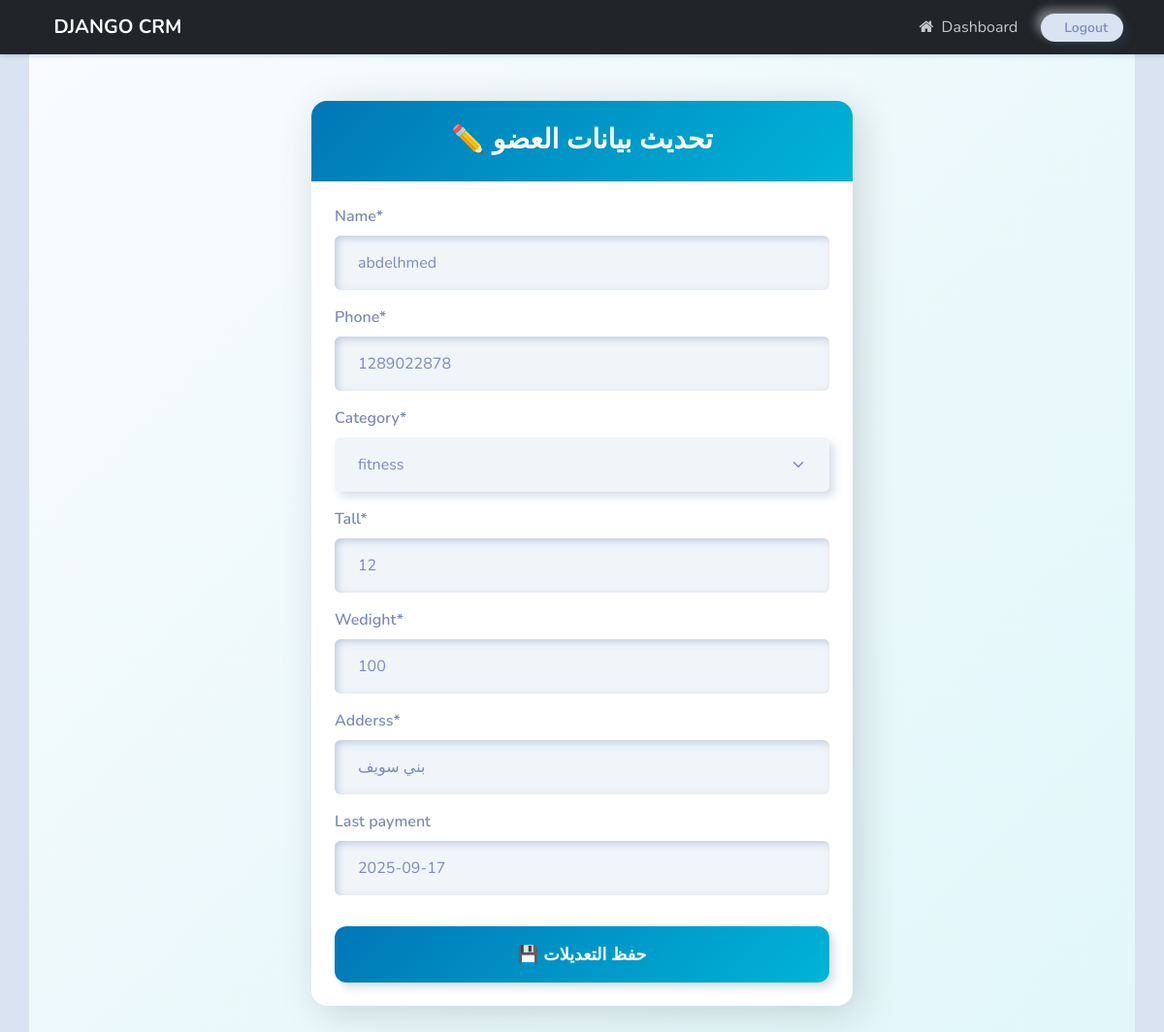
Page /update_record/7/ (signed in) on the committed database.
### wbapp/models.py (models this page shows, shortened)
class record(models.Model):
    name=models.CharField( max_length=50)
    phone=models.IntegerField()
    category=models.ForeignKey(Category, on_delete=models.CASCADE)
    tall=models.IntegerField()
    wedight=models.IntegerField()
    adderss=models.CharField( max_length=500)
    create_at=models.DateTimeField( auto_now_add=True)
    last_payment = models.DateField(default=timezone.now, null=True, blank=True)

class Category(models.Model):
    name=models.CharField( max_length=100)
    create_at=models.DateTimeField( auto_now_add=True)
    def __str__(self):
        return self.name

### wbapp/views.py (the view)
# urls.py: path('update_record/<int:record_id>/',views.update_record,name="update_record"),
@login_required(login_url='login')
def update_record(request,record_id):
    Record=get_object_or_404(record,id=record_id)
    form=UpdateRecordForm(instance=Record)
    if request.method=='POST':
        form=UpdateRecordForm(request.POST,instance=Record)
        if form.is_valid():
            form.save()
            messages.success(request,'Updated succssfully')
            return redirect('dashbord')
    context={'record':form}
    return render(request,'web/update.html',context)

### wbapp/forms.py
class UpdateRecordForm(forms.ModelForm):
    class  Meta:
        model=record
        fields="__all__"

### wbapp/template/web/update.html (shortened to what this page needs)
{% extends "base.html" %}
{% load crispy_forms_tags %}
{% block content %}
<div class="container d-flex justify-content-center align-items-center py-5"
     style="min-height: 100vh; background: linear-gradient(135deg, #f9fbfd, #e0f7fa);">
    <div class="col-md-7 col-lg-6">
        <div class="card shadow-lg border-0 rounded-4 overflow-hidden">
            <div class="card-header text-center py-4"
                 style="background: linear-gradient(135deg, #0077b6, #00b4d8);">
                <h3 class="mb-0 text-white fw-bold">✏️ تحديث بيانات العضو</h3>
            </div>
            <div class="card-body p-4">
                <form method="post">
                    {{ record|crispy }}
                    <button type="submit" class="btn w-100 mt-3"
                            style="background: linear-gradient(135deg, #0077b6, #00b4d8);
                                   color: white;
                                   font-size: 1.1rem;
                                   font-weight: 600;
                                   border-radius: 12px;
                                   transition: 0.3s;">
                        💾 حفظ التعديلات
                    </button>
                </form>
            </div>
        </div>
    </div>
</div>
{% endblock content %}

### wbapp/template/web/update.html (style rules this page uses)
.card { background: #ffffff; }

### rows in the picture
record: name "abdelhmed", phone "1289022878", category "fitness", tall "12", wedight "100", adderss "بني سويف", last_payment "2025-09-17"
